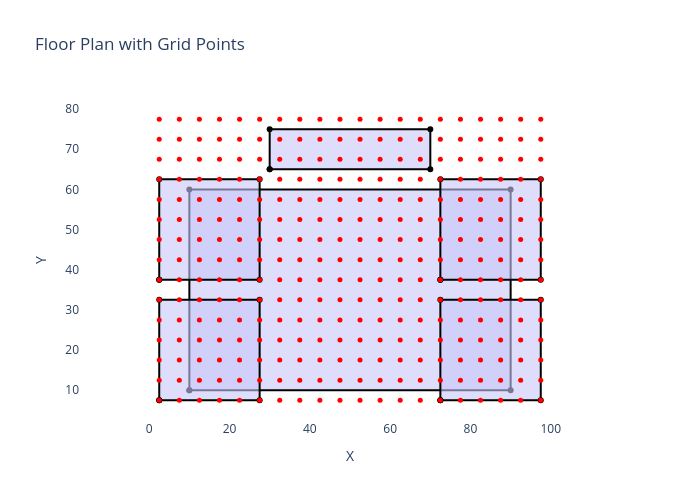

Notebook code for this chart:
### Code cell
# Visualize grid points on floor plan
fig = visualize_faces_2d(rooms, "Floor Plan with Grid Points")

fig.add_trace(go.Scatter(
    x=grid_points[:, 0],
    y=grid_points[:, 1],
    mode='markers',
    marker=dict(size=5, color='red'),
    name='Grid Points'
))

fig.show()

### Figure 1 — Plotly figure (JSON) as saved in the notebook; plotly's stock layout.template omitted (floating-point values rounded to 4 significant figures; data arrays with more than 128 entries replaced by an {"elided": "..."} marker saying what was removed)
{"data": [{"fill": "toself", "fillcolor": "rgba(200, 200, 250, 0.6)", "line": {"color": "black", "width": 2}, "name": "Room 0", "type": "scatter", "x": [10, 90, 90, 10, 10], "y": [10, 10, 60, 60, 10]}, {"fill": "toself", "fillcolor": "rgba(200, 200, 250, 0.6)", "line": {"color": "black", "width": 2}, "name": "Room 1", "type": "scatter", "x": [2.5, 27.5, 27.5, 2.5, 2.5], "y": [7.5, 7.5, 32.5, 32.5, 7.5]}, {"fill": "toself", "fillcolor": "rgba(200, 200, 250, 0.6)", "line": {"color": "black", "width": 2}, "name": "Room 2", "type": "scatter", "x": [2.5, 27.5, 27.5, 2.5, 2.5], "y": [37.5, 37.5, 62.5, 62.5, 37.5]}, {"fill": "toself", "fillcolor": "rgba(200, 200, 250, 0.6)", "line": {"color": "black", "width": 2}, "name": "Room 3", "type": "scatter", "x": [72.5, 97.5, 97.5, 72.5, 72.5], "y": [7.5, 7.5, 32.5, 32.5, 7.5]}, {"fill": "toself", "fillcolor": "rgba(200, 200, 250, 0.6)", "line": {"color": "black", "width": 2}, "name": "Room 4", "type": "scatter", "x": [72.5, 97.5, 97.5, 72.5, 72.5], "y": [37.5, 37.5, 62.5, 62.5, 37.5]}, {"fill": "toself", "fillcolor": "rgba(200, 200, 250, 0.6)", "line": {"color": "black", "width": 2}, "name": "Room 5", "type": "scatter", "x": [30, 70, 70, 30, 30], "y": [65, 65, 75, 75, 65]}, {"marker": {"color": "red", "size": 5}, "mode": "markers", "name": "Grid Points", "type": "scatter", "x": {"elided": "300 float values"}, "y": {"elided": "300 float values"}}], "layout": {"height": 500, "plot_bgcolor": "white", "showlegend": false, "title": {"text": "Floor Plan with Grid Points"}, "width": 700, "xaxis": {"title": {"text": "X"}}, "yaxis": {"scaleanchor": "x", "title": {"text": "Y"}}}}
